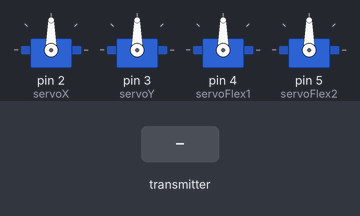
The sketch below on a simulated Arduino Uno, built with avr-gcc and run on an emulated ATmega328P. Shown: 4 × servo. Inputs (shaded band) come from the test bench. No radio packets arrive unless stated.

Above: at 1.2 s.
1.3 s: the transmitter starts sending dataToSend.0 = 0
At 1.9 s:
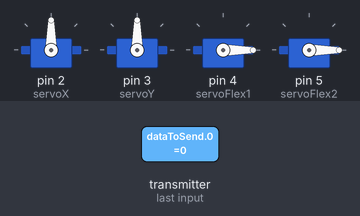
2.8 s: the transmitter starts sending dataToSend.3 = 1023
At 3.2 s:
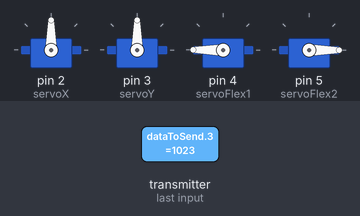
4.3 s: the transmitter starts sending dataToSend.4 = 1023
At 5.5 s:
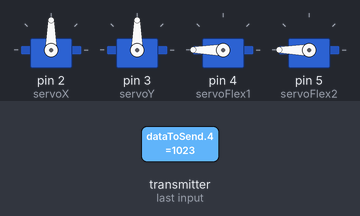
5.8 s: the transmitter starts sending dataToSend.3 = 0
At 6.9 s:
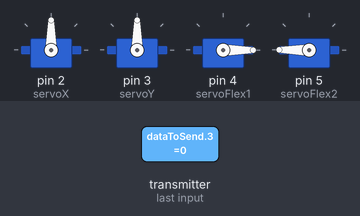
7.3 s: the transmitter starts sending dataToSend.1 = 256
At 8.2 s:
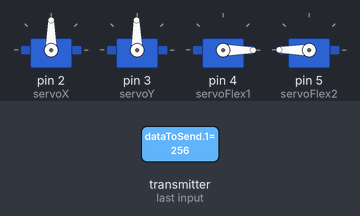
8.8 s: the transmitter starts sending dataToSend.0 = 256
At 9.5 s:
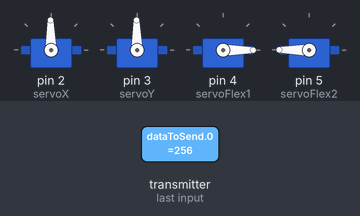
Timing chart, 0 to 11.3 s (numbered marks = the images above; inputs shaded):
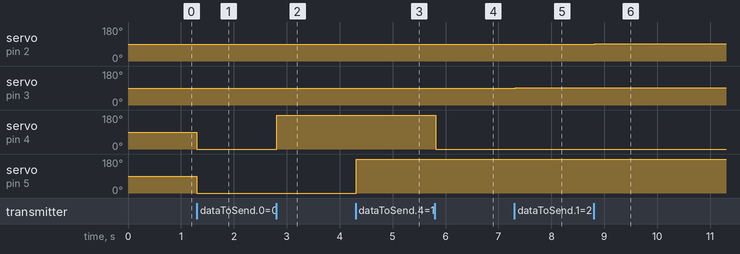

Measured:
- after the input at 1.3 s, servo on pin 4 (servoFlex1), servo on pin 5 (servoFlex2): 90° → 0° at once
- after the input at 2.8 s, servo on pin 4 (servoFlex1): 0° → 180° at once
- after the input at 4.3 s, servo on pin 5 (servoFlex2): 0° → 180° at once
- after the input at 5.8 s, servo on pin 4 (servoFlex1): 180° → 0° at once
- after the input at 7.3 s, servo on pin 3 (servoY): 90° → 91° at once
- after the input at 8.8 s, servo on pin 2 (servoX): 90° → 91° at once

The sketch:

sketch_WirelessRecieveToServo.ino
```cpp
#include <Servo.h>
#include <SPI.h>
#include "nRF24L01.h"
#include "RF24.h"
#include "printf.h"

// Hardware configuration: Set up nRF24L01 radio on SPI bus plus pins 7 & 8
RF24 radio(7,8);
const uint64_t pipes[2] = { 0xABCDABCD71LL, 0x544d52687CLL };              // Radio pipe addresses for the 2 nodes to communicate.

// A single byte to keep track of the data being sent back and forth
byte counter = 1;
const rf24_datarate_e dataRate = RF24_250KBPS; //Data rate defined in the documentations, RF24_250KBPS, RF24_1MBPS or RF24_2MBPS
int dataToSend[5];

//Servos
Servo servoX;
Servo servoY;
Servo servoFlex1;
Servo servoFlex2;

void setup(){
  Serial.begin(9600);
  printf_begin();

  //Setup Servos
  servoX.attach(2);
  servoY.attach(3);
  servoFlex1.attach(4);
  servoFlex2.attach(5);

  // Setup and configure rf radio
  radio.begin();
  radio.setAutoAck(1);                    // Ensure autoACK is enabled
  radio.enableAckPayload();               // Allow optional ack payloads
  radio.setRetries(0,15);                 // Smallest time between retries, max no. of retries
  radio.openReadingPipe(1,pipes[1]);
  radio.startListening();                 // Start listening
  radio.printDetails();                   // Dump the configuration of the rf unit for debugging
  radio.setDataRate(dataRate); //Giving the data rate speed
}

void loop(void) {
  unsigned long time = micros();                          // Take the time, and send it.  This will block until complete
  while(radio.available() ){
    radio.read( dataToSend, sizeof(dataToSend) );
    //radio.writeAckPayload(pipeNo,dataToSend, sizeof(dataToSend) );
    unsigned long tim = micros();
    printf("Got response %d, %d, %d, %d, %d, round-trip delay: %lu microseconds\n\r",dataToSend[0],dataToSend[1],dataToSend[2],dataToSend[3],dataToSend[4],tim-time);

  //  servo_sweep_horizontal.write(sweep_horizontal_pos);

//  int value;
//  value = dataToSend[0];
    //setServo(servoX, value, -1000, 1000, 0, 180);
    //GYRO setServoY(dataToSend[1], -32767, 32767, 0, 180);
    setServoX(dataToSend[0], -18000, 18000, 0, 180);
    setServoY(dataToSend[1], -18000, 18000, 0, 180);
    setServoFlex1(dataToSend[3], 550, 830, 0, 180);
    setServoFlex2(dataToSend[4], 550, 830, 0, 180);
    delay(50);
  }
}


void setServoFlex1(int value, int fromLower, int fromUpper, int toLower, int toUpper)
{
    int servoAngle;
    servoAngle = map(value, fromLower, fromUpper, toLower, toUpper);
    servoFlex1.write(servoAngle);
}


void setServoFlex2(int value, int fromLower, int fromUpper, int toLower, int toUpper)
{
    int servoAngle;
    servoAngle = map(value, fromLower, fromUpper, toLower, toUpper);
    servoFlex2.write(servoAngle);
}

void setServoX(int value, int fromLower, int fromUpper, int toLower, int toUpper)
{
    // Convert to range of 0-180
    //int servoAngle = map(output, -1000, 1000, 0, 180);
    int servoAngle;
    servoAngle = map(value, fromLower, fromUpper, toLower, toUpper);
    servoX.write(servoAngle);
}

void setServoY(int value, int fromLower, int fromUpper, int toLower, int toUpper)
{
    // Convert to range of 0-180
    //int servoAngle = map(output, -1000, 1000, 0, 180);
    int servoAngle;
    servoAngle = map(value, fromLower, fromUpper, toLower, toUpper);
    servoY.write(servoAngle);
}
```
